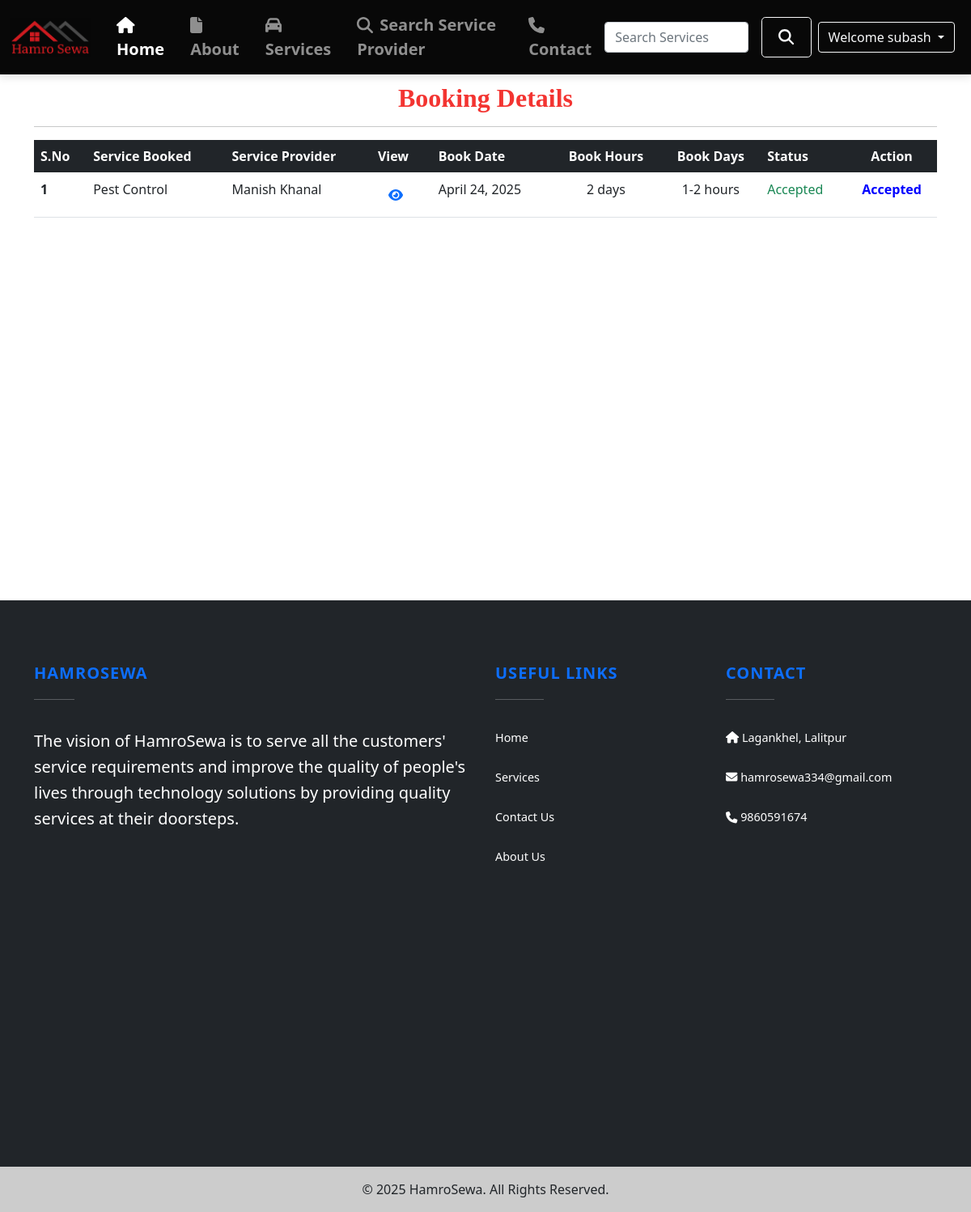
The page /booking_details/ (signed in) on the database its author committed.
### home/models.py (models this page shows, shortened)
class Booking(models.Model):
    status = models.ForeignKey(Status, on_delete=models.CASCADE, null=True)
    customer = models.ForeignKey(Customer, on_delete=models.CASCADE, null=True)
    user = models.ForeignKey(Service_Man, on_delete=models.CASCADE, null=True)
    service = models.ForeignKey(Service, on_delete=models.CASCADE, null=True)  # Keep this field
    book_date = models.DateField(null=True)
    book_days = models.CharField(max_length=100, null=True)
    book_hours = models.CharField(max_length=100, null=True)

class Service_Man(models.Model):
    status = models.ForeignKey(Status, on_delete=models.CASCADE, null=True)
    city = models.ForeignKey(City, on_delete=models.CASCADE, null=True, blank=True)
    user = models.ForeignKey(User, on_delete=models.CASCADE, null=True)
    phone = models.CharField(max_length=20, null=True)
    image = models.ImageField(upload_to='service_man/', null=True)
    cert = models.FileField(upload_to='service_man/', null=True, default='service_man/certificate.png')
    address = models.CharField(max_length=100, null=True)
    service = models.ForeignKey(Service, on_delete=CASCADE, null=True, blank=True)
    experience = models.IntegerField(default=0)
    date_joined = models.DateField(auto_now_add=True)

class Service(models.Model):
    service_id = models.AutoField(primary_key=True)
    service_name = models.CharField(max_length=50)
    service_desc = models.TextField()
    image = models.FileField(null=True)
    pub_date = models.DateField(auto_now_add=True)

class Status(models.Model):
    status = models.CharField(max_length=20, null=True)

### home/views.py (the view)
# urls.py: path('booking_details/', views.bookingDetails, name='booking_details'),
@login_required(login_url='login')
def bookingDetails(request):
    page = True
    user = User.objects.get(id=request.user.id)
    try:
        customer = Customer.objects.get(user=user)
        books = Booking.objects.filter(
            customer=customer).order_by('-book_date')
    except:
        return redirect('user_booking')
    context = {'books': books, 'page': page}
    return render(request, 'booking_details.html', context)

### templates/booking_details.html (shortened to what this page needs)
{% extends 'base.html' %}
{% block body %}
{% if page %}
<div class="container">
    <h2>Booking Details</h2>
    <hr>
    <table class="table table-hover">
        <thead class="table-dark text-white">
            <tr>
                <th scope="col">S.No</th>
                <th scope="col">Service Booked</th>
                <th scope="col">Service Provider</th>
                <th scope="col">View</th>
                <th scope="col">Book Date</th>
                <th scope="col">
                    <center>Book Hours</center>
                </th>
                <th scope="col">
                    <center>Book Days</center>
                </th>
                <th scope="col">Status</th>
                <th scope="col">
                    <center>Action</center>
                </th>
            </tr>
        </thead>
        <tbody>
            {% for book in books%}
            <tr>
                <th scope="row">{{forloop.counter}}</th>
                <td>{{book.user.service.service_name}}</td>
                <td>{{book.user.user.first_name}} {{book.user.user.last_name}}
                </td>
                <td><a href="{% url 'booking_status' book.id %}" class=" btn text-primary"><i class="fa fa-eye"></i></a>
                </td>
                <td>{{book.book_date}}</td>
                <td>
                    <center>{{book.book_days}} days</center>
                </td>
                <td>
                    <center>{{book.book_hours}} hours</center>
                </td>
                {% if book.status.status == 'Accept' %}
                <td>
                    <span class="text-success">
                        {{book.status.status}}ed
                    </span>
                </td>
                {% elif book.status.status == 'Reject' %}
                <td>
                    <span class="text-danger">
                        {{book.status.status}}ed
                    </span>
                </td>
                {% else %}
                <td>
                    <span>{{book.status.status}}</span>
                </td>
                {% endif %}
                {% if book.status.status == 'Accept' %}
                <td style="font-weight:bold;color:blue">
                    <center> Accepted</center>
                </td>
                {% endif %}
            </tr>
            {% endfor %}
        </tbody>
    </table>
</div>
{% endif %}
{% endblock %}

### templates/base.html (shortened to what this page needs)
{% load static %}
<!DOCTYPE html>
<html lang="en">
<head>
    <link rel="stylesheet" href="https://cdnjs.cloudflare.com/ajax/libs/jquery-confirm/3.3.2/jquery-confirm.min.css">
    <link href="https://cdn.jsdelivr.net/npm/bootstrap@5.0.1/dist/css/bootstrap.min.css" rel="stylesheet"
>
    <link rel="stylesheet" href="https://cdnjs.cloudflare.com/ajax/libs/font-awesome/4.7.0/css/font-awesome.min.css">
    <link rel="stylesheet" href="https://stackpath.bootstrapcdn.com/font-awesome/4.7.0/css/font-awesome.min.css">
<link rel="stylesheet" href="https://cdnjs.cloudflare.com/ajax/libs/font-awesome/6.4.0/css/all.min.css"
integrity="sha512-iecdLmaskl7CVkqkXNQ/ZH/XLlvWZOJyj7Yy7tcenmpD1ypASozpmT/E0iPtmFIB46ZmdtAc9eNBvH0H/ZpiBw=="
crossorigin="anonymous" />
    <link rel="stylesheet" href="{% static '/css/style.css' %}">
</head>
<body>
<nav class="navbar navbar-expand-lg navbar-dark" style="background-color: #080808; box-shadow: 0 4px 10px rgba(0,0,0,0.1);">
    <div class="container-fluid">
        <a class="navbar-brand" href="/"><img src="{% static 'img/logo11.png' %}" style="width: 100px;" /></a>
        <div class="collapse navbar-collapse" id="navbarSupportedContent">
            <ul class="navbar-nav me-auto mb-2 mb-lg-0" style="font-weight: 600;">
                <li class="nav-item mx-2">
                    <a class="nav-link active fs-5" aria-current="page" href="/">
                        <i class="fa fa-home" style="padding-right: 8px;"></i>Home
                    </a>
                </li>
                <li class="nav-item mx-2">
                    <a class="nav-link fs-5" href="/about">
                        <i class="fa fa-file" style="padding-right: 8px;"></i>About
                    </a>
                </li>
                <li class="nav-item mx-2">
                    <a class="nav-link fs-5" href="/services">
                        <i class="fa fa-car" style="padding-right: 8px;"></i>Services
                    </a>
                </li>
                <li class="nav-item mx-2">
                    <a class="nav-link fs-5" href="{% url 'search_user' %}">
                        <i class="fa fa-search" style="padding-right: 8px;"></i>Search Service Provider
                    </a>
                </li>
                <li class="nav-item mx-2">
                    <a class="nav-link fs-5" href="/contact">
                        <i class="fa fa-phone" style="padding-right: 8px;"></i>Contact
                    </a>
                </li>
            </ul>
            <form class="d-flex align-items-center" action="/search" method="GET">
                <input class="form-control me-3" type="search" name="search" id="search"
                       placeholder="Search Services" aria-label="Search" required>
                <button class="btn btn-outline-light btn-lg" type="submit" style="font-size: 1.2rem; padding: 10px 20px;">
                    <i class="fa fa-search"></i>
                </button>
            </form>
            <div class="m-2">
                {% if user.is_authenticated %}
                <span class="dropdown">
                    <button class="btn btn-outline-light dropdown-toggle" type="button" id="userid"
                        data-bs-toggle="dropdown" aria-expanded="false">
                        Welcome {{request.user}}
                    </button>
                </span>
                {% endif %}
            </div>
        </div>
    </div>
</nav>
    {% block body %}{% endblock body %}
<footer class="text-white bg-dark">
    <div class="container py-5">
        <div class="row">
            <div class="col-lg-6 col-md-12 mb-4">
                <h5 class="text-uppercase fw-bold text-primary">HamroSewa</h5>
                <hr class="mb-4 mt-0 d-inline-block mx-auto" style="width: 50px; background-color: #fff;" />
                <p class="lead fs-bold">
                    The vision of HamroSewa is to serve all the customers' service requirements and improve the
                    quality of
                    people's lives through technology solutions by providing quality services at their
                    doorsteps.
                </p>
            </div>
            <div class="col-lg-3 col-md-6 mb-4">
                <h5 class="text-uppercase fw-bold text-primary">Useful links</h5>
                <hr class="mb-4 mt-0 d-inline-block mx-auto" style="width: 60px; background-color: #fff;" />
                <p>
                    <a href="#!" class="text-white text-decoration-none">Home</a>
                </p>
                <p>
                    <a href="/services/" class="text-white text-decoration-none">Services</a>
                </p>
                <p>
                    <a href="/contact/" class="text-white text-decoration-none">Contact Us</a>
                </p>
                <p>
                    <a href="/about/" class="text-white text-decoration-none">About Us</a>
                </p>
            </div>
            <div class="col-lg-3 col-md-6 mb-4">
                <h5 class="text-uppercase fw-bold text-primary">Contact</h5>
                <hr class="mb-4 mt-0 d-inline-block mx-auto" style="width: 60px; background-color: #fff;" />
                <p><i class="fa fa-home mr-3"></i>
                    <a href="https://www.google.com/maps?q=Lagankhel,+Lalitpur" target="_blank" class="text-white text-decoration-none">Lagankhel, Lalitpur</a>
                </p>
                <p><i class="fa fa-envelope mr-3"></i>
                    <a href="mailto:gharsewaadmin@gmail.com" class="text-white text-decoration-none">hamrosewa334@gmail.com</a>
                </p>
                <p><i class="fa fa-phone mr-3"></i>
                    <a href="tel:9860591674" class="text-white text-decoration-none">9860591674</a>
                </p>
            </div>
        </div>
    </div>
</footer>
<div class="text-center p-3" style="background-color: rgba(0, 0, 0, 0.2);">
    <p class="mb-0">© 2025 HamroSewa. All Rights Reserved.</p>
</div>
</body>
</html>

### static/css/style.css (style rules this page uses)
:root { --font1: "Montserrat"; --font2: "Roboto Slab"; --color1: #708ce7; }
* { box-sizing: border-box; margin: 0; padding: 0; }
html { scroll-behavior: smooth; }
body { overflow-x: hidden; line-height: 1.5; }
img { display: block; }
.row { justify-content: space-between; }

### templates/base.html (style rules this page uses)
a { text-decoration: none; }
footer { background-color: #1c2331; color: white; padding-top: 30px; padding-bottom: 30px; }
footer h5 { font-size: 1.25rem; font-weight: 700; letter-spacing: 1px; margin-bottom: 20px; }
footer hr { width: 100px; background-color: #7c4dff; height: 2px; margin: 10px 0; }
footer p, footer a { font-size: 0.9rem; line-height: 1.6; }
footer p { padding: 5px 0; }

### templates/booking_details.html (style rules this page uses)
.container { min-height: 80vh; }
.container h2 { font-weight: bold; font-family: 'Monotype Corsiva'; color: #f33431; text-align: center; margin-top: 10px; }

### rows shown on the page
Booking: user.service.service_name "Pest Control", user.user.first_name "Manish", user.user.last_name "Khanal", book_date "April 24, 2025", book_days "2", book_hours "1-2", status.status "Accept", shows "Accepted"

### other values the page prints
{{ request.user }} "subash"
